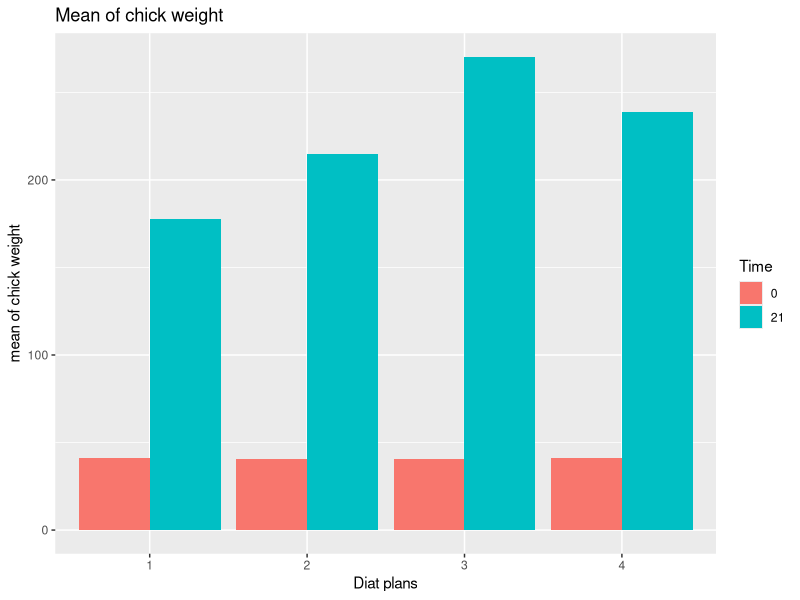
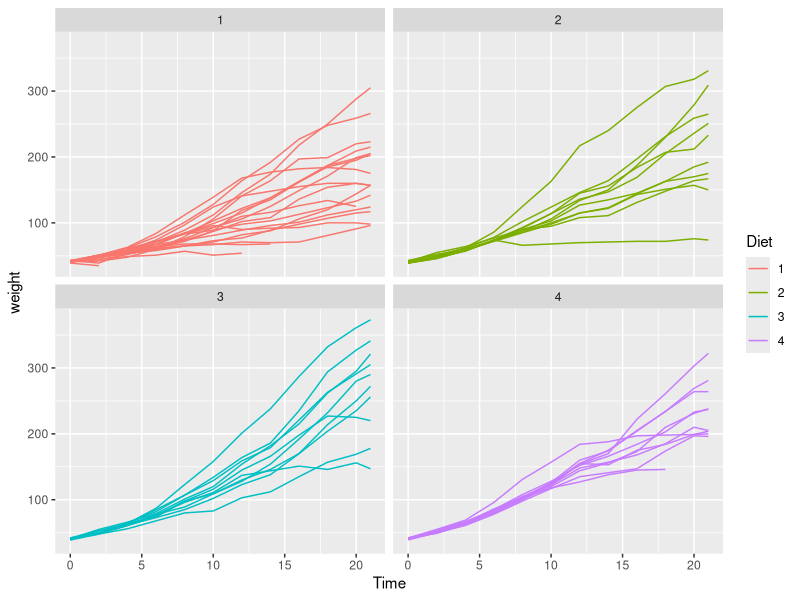

These figures' R source, in order:
## ---- chunk 1
library(ggplot2)
library(datasets)

head(ChickWeight)

## ---- chunk 2

library(ggplot2)
library(dplyr)

ChickWeight_reorganized <-  filter(ChickWeight, (Time == 0) | (Time == 21)) %>%
  group_by(Diet, Time) %>%
  summarise(Mean = mean(weight))

ChickWeight_reorganized$Time <- as.factor(ChickWeight_reorganized$Time) 

ggplot(ChickWeight_reorganized, aes(x=Diet, y=Mean, fill=Time)) +
  geom_bar(stat="identity", position=position_dodge()) +
  labs(title="Mean of chick weight", x= "Diat plans", y= "mean of chick weight")
 
 
## ---- chunk 3

# Plot  numerical variables.

ggplot(ChickWeight, aes(Time, weight, color = Diet, group = Chick))+
  geom_line() + # line plot
  facet_wrap(~Diet)

